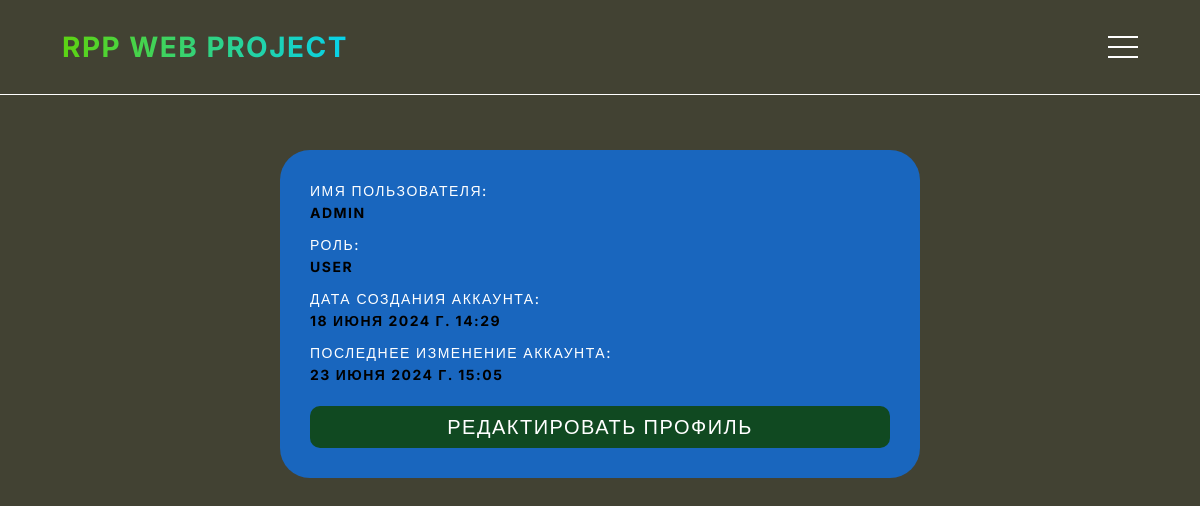
Page /main/profile/admin/ (signed in) on the committed database.
### main/models.py (models this page shows)
class User(AbstractUser):
    user_role = models.CharField('user_role', max_length=200, default='user')

### main/views.py (the view)
# urls.py: path('profile/<str:username>/', profile, name='profile'),
def profile(request, username):
    return render(request, 'main/profile.html', {'username': username})

### main/templates/main/profile.html (shortened to what this page needs)
{% extends 'main/layout.html' %}
{% block content %}
   <div class="modal_window profile_col" data-modal="">
        <div><h3>Имя пользователя: </h3><span> {{ user.username }} </span></div>
        <div><h3>Роль:</h3> <span> {{ user.user_role }} </span></div>
       <div><h3>Дата создания аккаунта:</h3> <span> {{ user.date_joined}} </span></div>
       <div><h3>Последнее изменение аккаунта: </h3><span> {{ user.last_login }} </span></div>
        <a href="{% url 'edit_profile' %}" class="submit_btn">Редактировать профиль</a>
    </div>
{% endblock %}

### main/static/main/main/css/index.css (style rules this page uses)
body { background: #424233; font-family: 'Inter', sans-serif; }
.profile_col div { display: flex; flex-direction: column; }
.profile_col h3 { font-size: 14px; }
.profile_col span { font-size: 14px; font-weight: 700; color: black; }

### main/static/main/main/css/modal_window.css (style rules this page uses)
.modal_window { font-weight: 500; font-size: 20px; line-height: 22px; letter-spacing: 1.5px; text-transform: uppercase; color: white; width: 100%; max-width: 40rem; display: flex; flex-direction: column; gap: 10px; justify-content: center; padding: 30px; border-radius: 30px; background: hsl(212, 77%, 42%); position: relative; }
.submit_btn { margin-top: 10px; background: rgb(16, 73, 33); padding: 10px 20px; color: hsl(0deg 0% 100%); text-align: center; border-radius: 10px; transition: all ease-in-out .5s; }

### rows in the picture
User: username "ADMIN", user_role "USER", date_joined "18 ИЮНЯ 2024 Г. 14:29", last_login "23 ИЮНЯ 2024 Г. 15:05"
